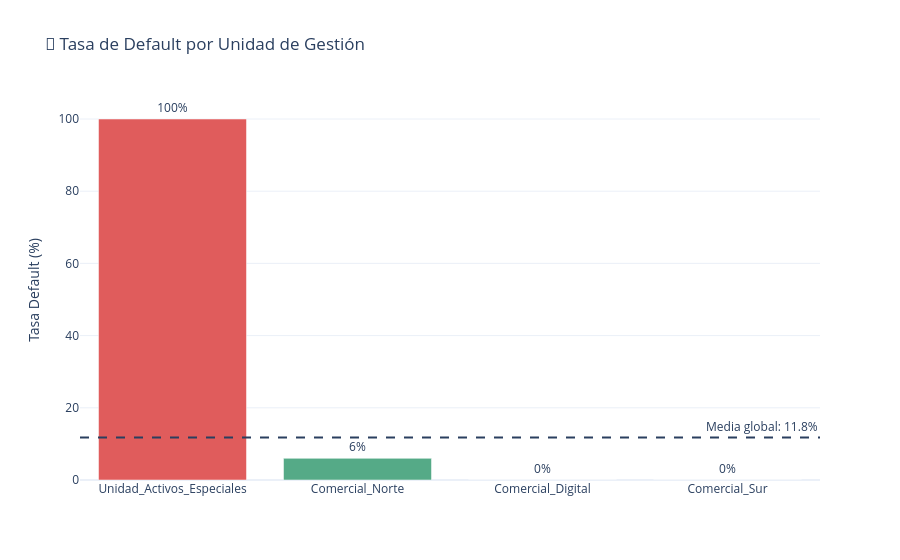

Notebook cell for this chart:
### Markdown cell above
### 1.4 Anomalía: `unidad_gestion_asignada` — Data Leakage severo

### Code cell
default_por_unidad = (df_raw.groupby('unidad_gestion_asignada')['target_default']
                       .agg(['mean', 'count'])
                       .rename(columns={'mean': 'tasa_default', 'count': 'n'})
                       .sort_values('tasa_default', ascending=False)
                       .reset_index())
default_por_unidad['tasa_default_pct'] = (default_por_unidad['tasa_default'] * 100).round(1)

fig = px.bar(default_por_unidad, x='unidad_gestion_asignada', y='tasa_default_pct',
             color='tasa_default_pct', text='tasa_default_pct',
             color_continuous_scale=['#4CAF8A', '#E05C5C'],
             title='🚨 Tasa de Default por Unidad de Gestión',
             labels={'tasa_default_pct': 'Tasa Default (%)', 'unidad_gestion_asignada': ''},
             template=TEMPLATE)
fig.update_traces(texttemplate='%{text}%', textposition='outside')
fig.update_coloraxes(showscale=False)
fig.add_hline(y=df_raw['target_default'].mean()*100, line_dash='dash',
              annotation_text=f'Media global: {df_raw["target_default"].mean()*100:.1f}%')
fig.show()

print('⚠️ Unidad_Activos_Especiales tiene 100% default.')
print('   Esta unidad gestiona créditos YA en mora — se asigna DESPUÉS del evento.')
print('   Incluirla sería data leakage directo. Debe excluirse.')

### Figure 1 — Plotly figure (JSON) as saved in the notebook; plotly's stock layout.template omitted (floating-point values rounded to 4 significant figures)
{"data": [{"hovertemplate": "=%{x}<br>Tasa Default (%)=%{marker.color}<extra></extra>", "legendgroup": "", "marker": {"color": [100.0, 6.0, 0.0, 0.0], "coloraxis": "coloraxis", "pattern": {"shape": ""}}, "name": "", "orientation": "v", "showlegend": false, "text": [100.0, 6.0, 0.0, 0.0], "textposition": "outside", "texttemplate": "%{text}%", "type": "bar", "x": ["Unidad_Activos_Especiales", "Comercial_Norte", "Comercial_Digital", "Comercial_Sur"], "xaxis": "x", "y": [100.0, 6.0, 0.0, 0.0], "yaxis": "y"}], "layout": {"annotations": [{"showarrow": false, "text": "Media global: 11.8%", "x": 1, "xanchor": "right", "xref": "x domain", "y": 11.8, "yanchor": "bottom", "yref": "y"}], "barmode": "relative", "coloraxis": {"colorbar": {"title": {"text": "Tasa Default (%)"}}, "colorscale": [[0, "#4CAF8A"], [1, "#E05C5C"]], "showscale": false}, "legend": {"tracegroupgap": 0}, "shapes": [{"line": {"dash": "dash"}, "type": "line", "x0": 0, "x1": 1, "xref": "x domain", "y0": 11.8, "y1": 11.8, "yref": "y"}], "title": {"text": "🚨 Tasa de Default por Unidad de Gestión"}, "xaxis": {"anchor": "y", "domain": [0, 1], "title": {"text": ""}}, "yaxis": {"anchor": "x", "domain": [0, 1], "title": {"text": "Tasa Default (%)"}}}}
